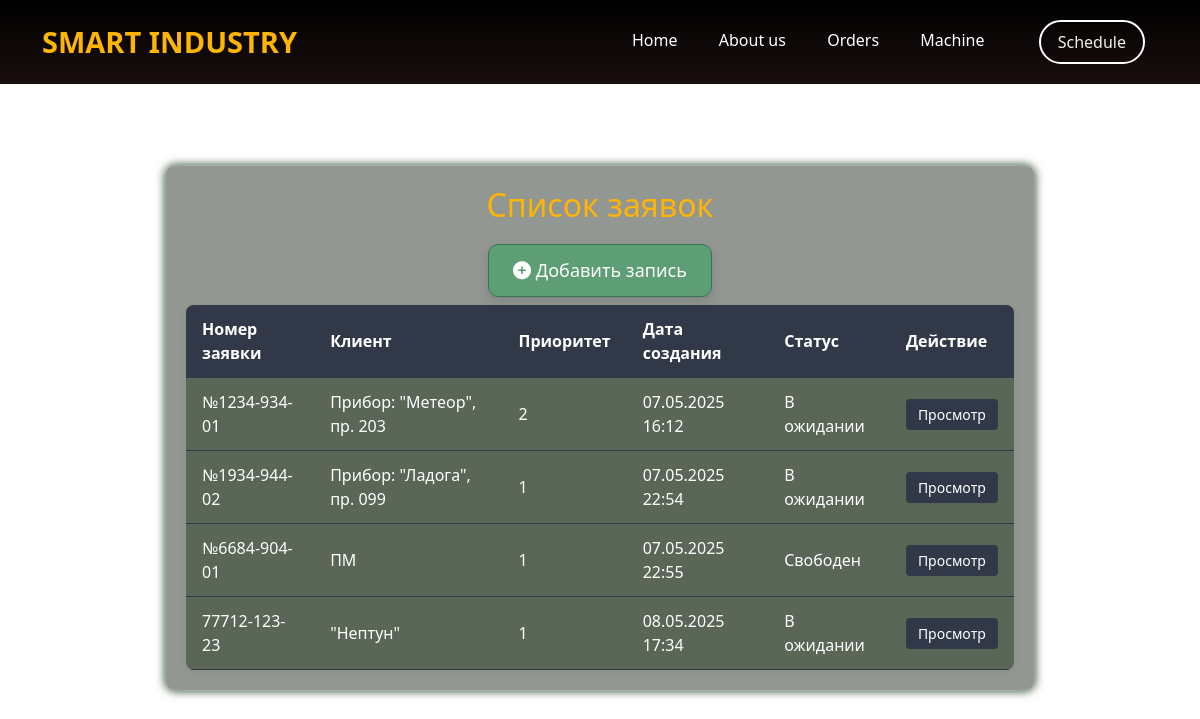
/orders/, run on an earlier commit of the app's database.
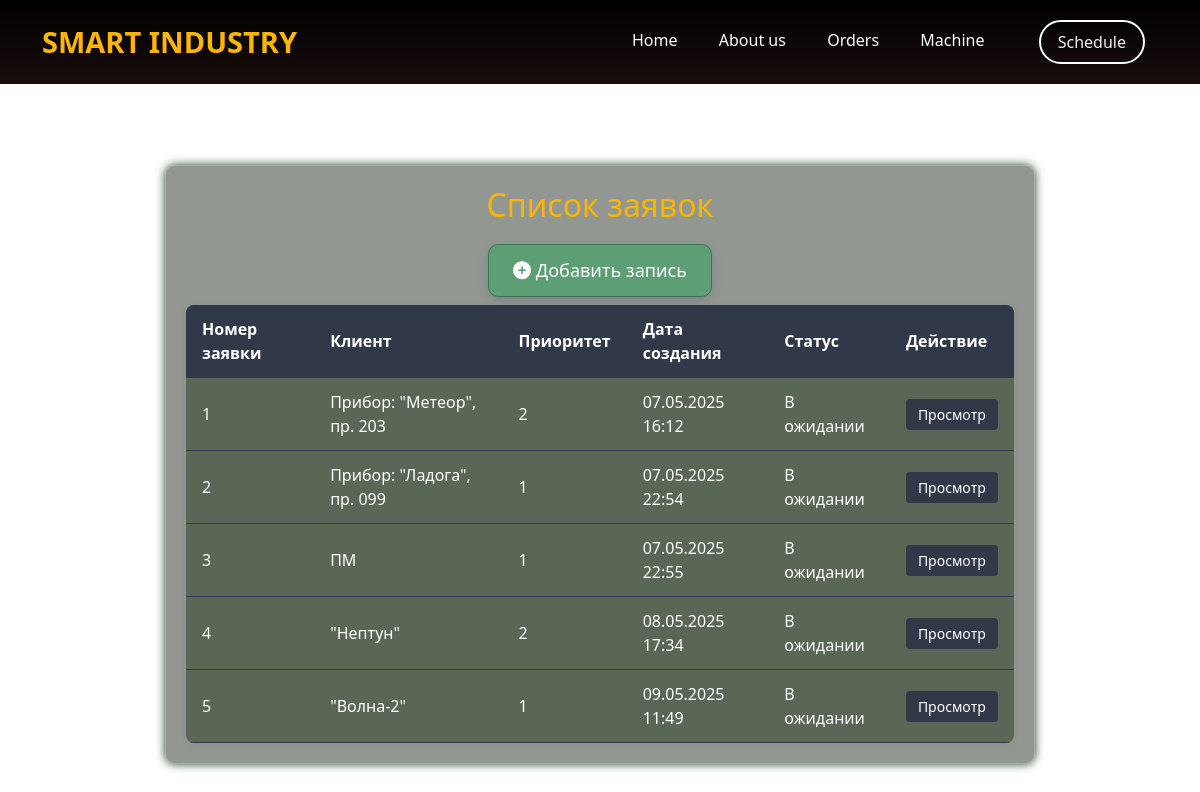
And on a later commit of the database.
### orders/models.py (models this page shows, shortened)
class Order(models.Model):
    customer = models.CharField('Клиент', max_length=100)
    order_number = models.CharField('Номер заявки', max_length=100, unique=True)
    created_at = models.DateTimeField('Дата создания', auto_now_add=True)
    priority = models.IntegerField('Приоритет', default=1)                     #чем меньше число, тем выше его приоритет
    customer_name = models.CharField('Наименование прибора', max_length=100)
    deadline = models.DateField('Дедлайн', default=timezone.now() + timedelta(days=7))
    status = models.CharField('Статус', max_length=100)
    class Meta:    #Этот класс существуюет для переименования модели в админке
        verbose_name = 'Заявка'
        verbose_name_plural = 'Заявки'

### orders/views.py (the view)
# urls.py: path('', views.orders_home, name='orders_home'),
def orders_home(request):
    orders = Order.objects.all()
    return render(request, 'orders/orders_home.html', {
        'orders': orders
    })

### orders/templates/orders/orders_home.html (shortened to what this page needs)
{% extends 'main/layout.html' %}
{% block content %}
  <div class="features machine-form">
    <h2>Список заявок</h2>
    <div class="custom-button-wrapper">
      <a href="{% url 'create_order' %}" class="custom-button">
        <i class="fas fa-plus-circle"></i> Добавить запись
      </a>
    </div>
    <table class="order-table">
      <thead>
        <tr>
          <th>Номер заявки</th>
          <th>Клиент</th>
          <th>Приоритет</th>
          <th>Дата создания</th>
          <th>Статус</th>
          <th>Действие</th>
        </tr>
      </thead>
      <tbody>
        {% for order in orders %}
          <tr>
            <td>{{ order.order_number }}</td>
            <td>{{ order.customer_name }}</td>
            <td>{{ order.priority }}</td>
            <td>{{ order.created_at|date:"d.m.Y H:i" }}</td>
            <td>{{ order.status }}</td>
            <td>
              <a class="btn-view" href="{% url 'order_detail' order.id %}">Просмотр</a>
            </td>
          </tr>
        {% endfor %}
      </tbody>
    </table>
  </div>
{% endblock %}

What changed in the data, as far as the page shows it:
changed Order "Прибор: \"Метеор\", пр. 203": order_number "№1234-934-01" → "1"
changed Order "Прибор: \"Ладога\", пр. 099": order_number "№1934-944-02" → "2"
changed Order "ПМ": order_number "№6684-904-01" → "3"; status "Свободен" → "В ожидании"
changed Order "\"Нептун\"": order_number "77712-123-23" → "4"; priority "1" → "2"
added Order: order_number "5", customer_name "\"Волна-2\"", priority "1", created_at "09.05.2025 11:49", status "В ожидании"
